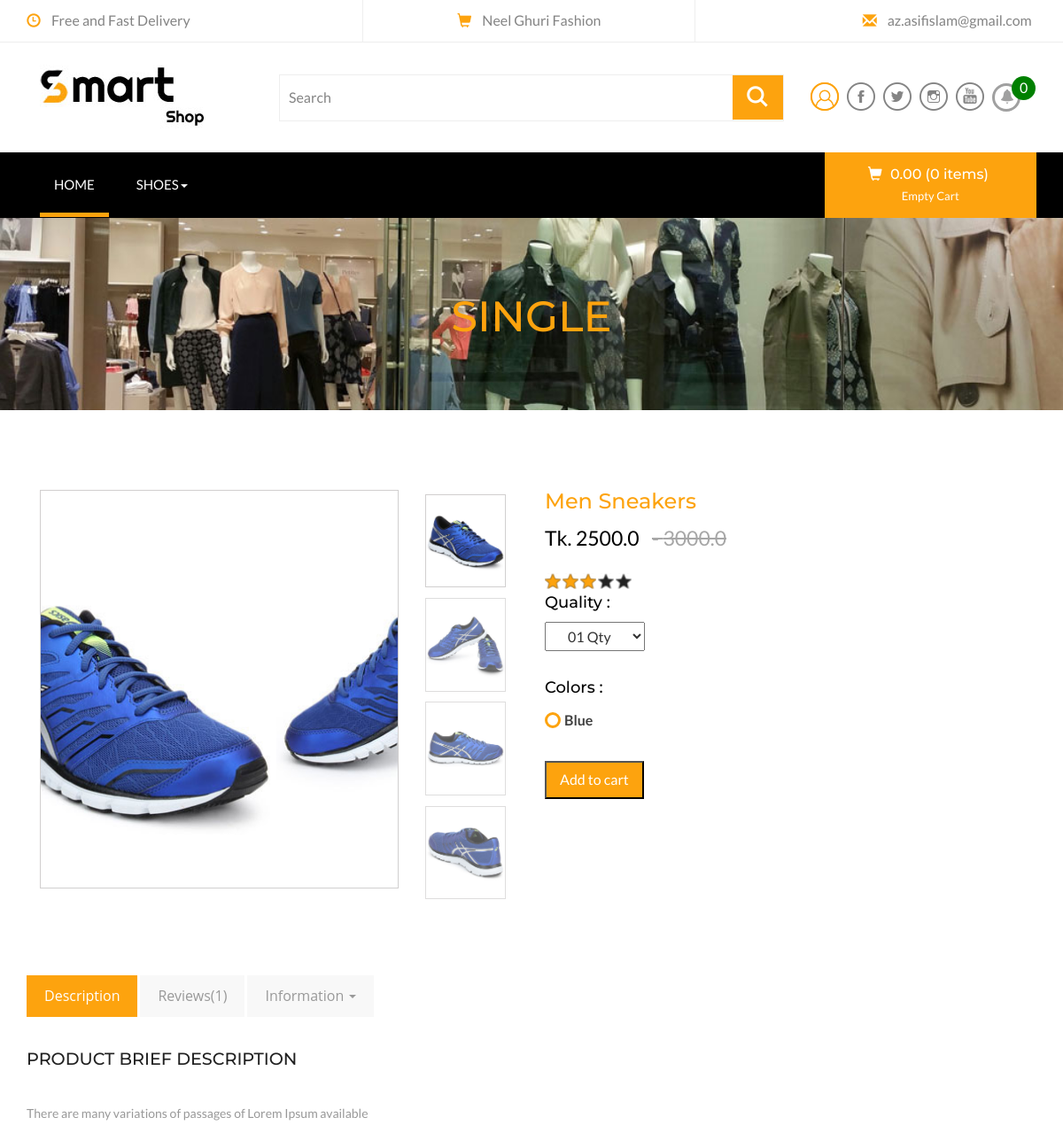
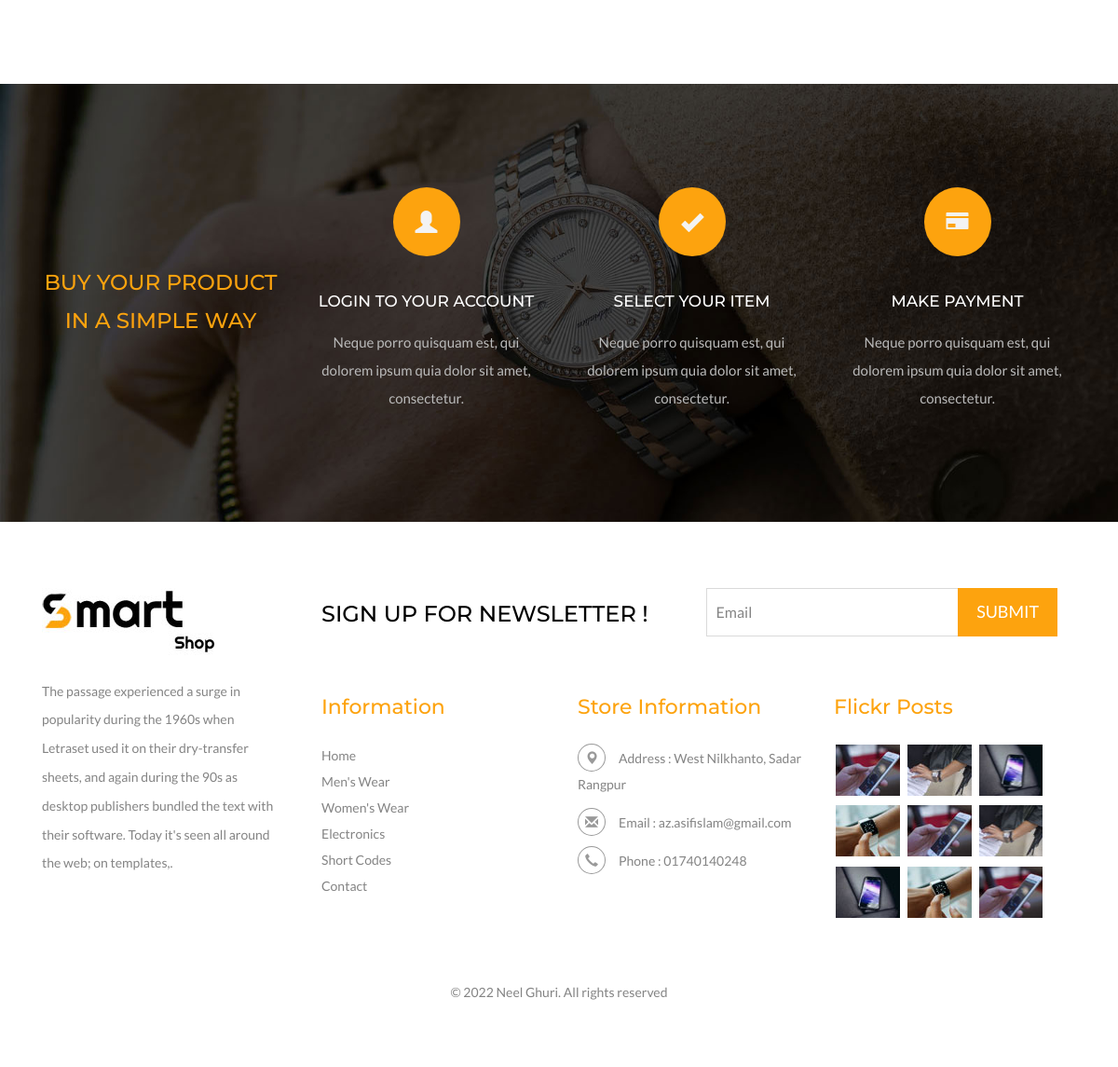
The page /product/men-sneakers/ on the database its author committed (2 pictures, top to bottom).
### store/models.py (models this page shows, shortened)
class OurProjectInfo(models.Model):
    User=get_user_model();
    user=models.ForeignKey(User,on_delete=models.CASCADE)
    company_name = models.CharField(max_length=50,verbose_name="Company Name")
    company_address = models.CharField(max_length=250,verbose_name="Company address")
    about_company = models.CharField(max_length=250,verbose_name="About Company")
    email_adddress = models.CharField(max_length=50,verbose_name="Email adddress")
    contract_number = models.CharField(max_length=15,verbose_name="Contract Number")
    facebook = models.CharField(max_length=250,verbose_name="Facebook")
    twitter = models.CharField(max_length=250,verbose_name="Twitter")
    youtube = models.CharField(max_length=250,verbose_name="Youtube")
    linkedin = models.CharField(max_length=250,verbose_name="Linkedin")
    company_logo=models.ImageField(upload_to='logo')
    fabi_icon=models.ImageField(upload_to='fabi_icon')
    is_active=models.BooleanField(default=False)
    created=models.DateTimeField(auto_now_add=True)

class Category(models.Model):
    name=models.CharField(max_length=50,blank=False,null=False)
    image = models.ImageField(upload_to='category',blank=True,null=True)
    parent=models.ForeignKey("self",related_name="children", on_delete=models.CASCADE,max_length=50,blank=True,null=True)
    createddate=models.DateField(auto_now_add=True)
    class Meta:
        ordering=['-createddate']
        verbose_name_plural="Categories"

class Product(models.Model):
    name = models.CharField(max_length=250,blank=False,null=False)
    category=models.ForeignKey(Category, related_name="category", on_delete=models.CASCADE)
    preview_desc = models.CharField(max_length=255,verbose_name="Sort decription")
    description = models.TextField(max_length=1000,verbose_name="Decription")
    images=models.ImageField(upload_to='products', blank=False,null=False)
    price = models.FloatField()
    old_price=models.FloatField(default=0.00,blank=True,null=True)
    is_stock=models.BooleanField(default=True)
    slug=models.SlugField(unique=True)
    createdate=models.DateTimeField(auto_now_add=True)
    class Meta:
        ordering=['-createdate']

class ProductImage(models.Model):
    product=models.ForeignKey(Product, on_delete=models.CASCADE)
    image=models.ImageField(upload_to='product_gellary')
    createdate=models.DateField(auto_now_add=True)

class VariationValue(models.Model):
    variation= models.CharField(max_length=50, choices=VARIATIONS_TYPE)
    name=models.CharField(max_length=50)
    product=models.ForeignKey(Product, on_delete=models.CASCADE)
    price=models.IntegerField()
    createdate=models.DateTimeField(auto_now_add=False)
    objects=VariationsManager()

### store/views.py (the view)
# urls.py: path('product/<slug>/',views.productDetails.as_view(),name='product-details'),
class productDetails(DetailView):
    model=Product
    template_name='frontend/product_details.html'
    context_object_name= 'item'
    def get_context_data(self, **kwargs):
        context=super().get_context_data(**kwargs)
        context['product_images'] = ProductImage.objects.filter(product=self.object.id)
        return context

### templates/frontend/product_details.html (shortened to what this page needs)
{% extends 'base.html' %}
{% block main_cotents %}
    <div class="page-head">
        <div class="container">
            <h3>Single</h3>
        </div>
    </div>
<div class="single">
	<div class="container">
		<div class="col-md-6 single-right-left animated wow slideInUp animated" data-wow-delay=".5s" style="visibility: visible; animation-delay: 0.5s; animation-name: slideInUp;">
			<div class="grid images_3_of_2">
				<div class="flexslider">
					<ul class="slides">
						<li data-thumb="{{item.images.url}}">
							<div class="thumb-image"> <img src="{{item.images.url}}" data-imagezoom="true" class="img-responsive"> </div>
						</li>
						{% for p_image in product_images %}
							<li data-thumb="{{p_image.image.url}}">
								<div class="thumb-image"> <img src="{{p_image.image.url}}" data-imagezoom="true" class="img-responsive"> </div>
							</li>
						{% endfor %}
					</ul>
				</div>
			</div>
		</div>
		<div class="col-md-6 single-right-left simpleCart_shelfItem animated wow slideInRight animated" data-wow-delay=".5s" style="visibility: visible; animation-delay: 0.5s; animation-name: slideInRight;">
			<form method="post" action="{% url 'order:add-to-cart' pk=item.pk %}">
				<h3>{{item.name}}</h3>
				<p><span class="item_price">Tk. {{item.price}}</span> {% if item.old_price %}<del>- {{item.old_price}}</del>{% endif %}</p>
				<div class="rating1">
					<span class="starRating">
						<label for="rating5">5</label>
						<label for="rating4">4</label>
						<label for="rating3">3</label>
						<label for="rating2">2</label>
						<label for="rating1">1</label>
					</span>
				</div>
				<div class="color-quality">
					<div class="color-quality-right">
						<h5>Quality :</h5>
						<select id="country1" onchange="change_country(this.value)" name="qty" class="frm-field required sect">
							<option value="1">01 Qty</option>
						</select>
					</div>
				</div>
				{% if item.variationvalue_set.colors %}
				<div class="occasional">
					<h5>Colors :</h5>
					{% for colors in  item.variationvalue_set.colors %}
					<div class="colr ert">
						<label class="radio"><input type="radio" id="{{ colors.name }}" value="{{ colors.name }}" name="color"><i></i>{{ colors.name }}</label>
					</div>
					{% endfor %}
					<div class="clearfix"> </div>
				</div>
				{% endif %}
				<div class="occasion-cart">
					<button type="submit" class="item_add hvr-outline-out button2">Add to cart</button>
				</div>
			</form>
		</div>
				<div class="clearfix"> </div>
				<div class="bootstrap-tab animated wow slideInUp animated" data-wow-delay=".5s" style="visibility: visible; animation-delay: 0.5s; animation-name: slideInUp;">
					<div class="bs-example bs-example-tabs" role="tabpanel" data-example-id="togglable-tabs">
						<ul id="myTab" class="nav nav-tabs" role="tablist">
							<li role="presentation" class="active"><a href="#home" id="home-tab" role="tab" data-toggle="tab" aria-controls="home" aria-expanded="true">Description</a></li>
							<li role="presentation"><a href="#profile" role="tab" id="profile-tab" data-toggle="tab" aria-controls="profile">Reviews(1)</a></li>
							<li role="presentation" class="dropdown">
								<a href="#" id="myTabDrop1" class="dropdown-toggle" data-toggle="dropdown" aria-controls="myTabDrop1-contents">Information <span class="caret"></span></a>
							</li>
						</ul>
						<div id="myTabContent" class="tab-content">
							<div role="tabpanel" class="tab-pane fade in active bootstrap-tab-text" id="home" aria-labelledby="home-tab">
								<h5>Product Brief Description</h5>
								<p>{{item.description}}</p>
							</div>
						</div>
					</div>
				</div>
	</div>
</div>
{% endblock %}

### templates/base.html (shortened to what this page needs)
<!DOCTYPE html>
<html>
<head>
{% load category %}
{% load cart_product %}
{% load companyInfo %}
{% load notificationtags %}
{% load static %}
<link href="{% static 'assets/css/bootstrap.css' %}" rel="stylesheet" type="text/css" media="all" />
<link rel="stylesheet" href="{% static 'assets/css/flexslider.css' %}" type="text/css" media="screen" />
<link href="{% static 'assets/css/style.css' %}" rel="stylesheet" type="text/css" media="all" />
<link href="{% static '/css/pignose.layerslider.css' %}" rel="stylesheet" type="text/css' %}" media="all" />
</head>
<body>
<div class="header">
	<div class="container">
		<ul>
			<li><span class="glyphicon glyphicon-time" aria-hidden="true"></span>Free and Fast Delivery</li>
			<li><span class="glyphicon glyphicon-shopping-cart" aria-hidden="true"></span>{{ request|companyName  }}</li>
			<li><span class="glyphicon glyphicon-envelope" aria-hidden="true"></span><a href="mailto:{{request|companyEmail}}">{{request|companyEmail}}</a></li>
		</ul>
	</div>
</div>
<div class="header-bot">
	<div class="container">
		<div class="col-md-3 header-left">
			<h1>
				<a href="{% url 'store:index' %}"><img src="{{ request|companyLogo  }}"></a>
			</h1>
		</div>
		<div class="col-md-6 header-middle">
			<form method="post" action="">
				<div class="search">
					<input type="search" name="item" value="Search" onfocus="this.value = '';" onblur="if (this.value == '') {this.value = 'Search';}" required="">
				</div>
				<div class="sear-sub">
					<input type="submit" value=" ">
				</div>
			</form>
		</div>
		<div class="col-md-3 header-right footer-bottom">
			<ul>
				<li><a href="#" class="use1" data-toggle="modal" data-target="#myModal4"><span>Login</span></a>
				</li>
				<li><a class="fb" href="{{ request|facebook  }}"></a></li>
				<li><a class="twi" href="{{ request|twitter  }}"></a></li>
				<li><a class="insta" href="{{ request|linkedin  }}"></a></li>
				<li><a class="you" href="{{ request|youtube  }}"></a></li>
				<li class="dropdown-toggle" data-toggle="dropdown" aria-haspopup="true" aria-expanded="false">
					<a  title="Notifications" style="border:3px solid #A0A0A0;color:#A0A0A0;padding:5px 6px;border-radius:47px;overflow:hidden"
					class="glyphicon glyphicon-bell" href="{{ request|youtube  }}"></a>
					<span style="background: green;
					padding: 2px 9px;
					color: #fff;
					border-radius: 34px;
					margin-top: -39px;
					overflow: hidden;
					z-index: 4;
					position: absolute;
					margin-left: -10px;"
					>{{request.user|CountNotification}}</span>
				</li>
			</ul>
		</div>
	</div>
</div>
<div class="ban-top">
	<div class="container">
		<div class="top_nav_left">
			<nav class="navbar navbar-default">
			  <div class="container-fluid">
				<div class="collapse navbar-collapse menu--shylock" id="bs-example-navbar-collapse-1">
				  <ul class="nav navbar-nav menu__list">
					<li class="active menu__item menu__item--current"><a class="menu__link" href="{% url 'store:index' %}">Home <span class="sr-only">(current)</span></a></li>
					{% for cat in request.user|category %}
						{% if not cat.children.all %}
					<li class=" menu__item"><a class="menu__link" href="electronics.html">{{cat.name}}</a></li>
					{% else %}
					<li class="dropdown menu__item">
						<a href="#" class="dropdown-toggle menu__link" data-toggle="dropdown" role="button" aria-haspopup="true" aria-expanded="false">{{cat.name}}<span class="caret"></span></a>
					</li>
					{% endif%}
					{% endfor %}
				  </ul>
				</div>
			  </div>
			</nav>
		</div>
		<div class="top_nav_right">
			<div class="cart box_1">
					<a href="{% url 'order:cart' %}">
						{% if request.user.is_authenticated %}
						<h3> <div class="total">
								<i class="glyphicon glyphicon-shopping-cart" aria-hidden="true"></i>
								Tk. {{ request.user|cart_total}} ({{ request.user|cart_count}} items)
							</div>
						</h3>
						<p><a href="javascript:;" class="simpleCart_empty">&nbsp;</a></p>
						{% else %}
						<h3> <div class="total">
							<i class="glyphicon glyphicon-shopping-cart" aria-hidden="true"></i>
							0.00 (0 items)
						</div>
						</h3>
						<p><a href="javascript:;" class="simpleCart_empty">Empty Cart</a></p>
						{% endif %}
					</a>
			</div>
		</div>
		<div class="clearfix"></div>
	</div>
</div>
{% block main_cotents %} {% endblock main_cotents %}
<div classs="coupons" style="background:url('{% static "assets/images/coupons.jpg"%}') no-repeat center;background-size:cover;min-height: 470px;padding-top:110px;">
	<div class="container">
		<div class="coupons-grids text-center">
			<div class="col-md-3 coupons-gd">
				<h3>Buy your product in a simple way</h3>
			</div>
			<div class="col-md-3 coupons-gd">
				<span class="glyphicon glyphicon-user" aria-hidden="true"></span>
				<h4>LOGIN TO YOUR ACCOUNT</h4>
				<p>Neque porro quisquam est, qui dolorem ipsum quia dolor
			sit amet, consectetur.</p>
			</div>
			<div class="col-md-3 coupons-gd">
				<span class="glyphicon glyphicon-ok" aria-hidden="true"></span>
				<h4>SELECT YOUR ITEM</h4>
				<p>Neque porro quisquam est, qui dolorem ipsum quia dolor
			sit amet, consectetur.</p>
			</div>
			<div class="col-md-3 coupons-gd">
				<span class="glyphicon glyphicon-credit-card" aria-hidden="true"></span>
				<h4>MAKE PAYMENT</h4>
				<p>Neque porro quisquam est, qui dolorem ipsum quia dolor
			sit amet, consectetur.</p>
			</div>
			<div class="clearfix"> </div>
		</div>
	</div>
</div>
<div class="footer">
	<div class="container">
		<div class="col-md-3 footer-left">
			<h2><a href="{% url 'store:index' %}"><img src="{{request|companyLogo}}" alt=" " /></a></h2>
			<p>{{request|aboutCompany}}.</p>
		</div>
		<div class="col-md-9 footer-right">
			<div class="col-sm-6 newsleft">
				<h3>SIGN UP FOR NEWSLETTER !</h3>
			</div>
			<div class="col-sm-6 newsright">
				<form>
					<input type="text" value="Email" onfocus="this.value = '';" onblur="if (this.value == '') {this.value = 'Email';}" required="">
					<input type="submit" value="Submit">
				</form>
			</div>
			<div class="clearfix"></div>
			<div class="sign-grds">
				<div class="col-md-4 sign-gd">
					<h4>Information</h4>
					<ul>
						<li><a href="index.html">Home</a></li>
						<li><a href="mens.html">Men's Wear</a></li>
						<li><a href="womens.html">Women's Wear</a></li>
						<li><a href="electronics.html">Electronics</a></li>
						<li><a href="codes.html">Short Codes</a></li>
						<li><a href="contact.html">Contact</a></li>
					</ul>
				</div>
				<div class="col-md-4 sign-gd-two">
					<h4>Store Information</h4>
					<ul>
						<li><i class="glyphicon glyphicon-map-marker" aria-hidden="true"></i>Address : {{request|companyAddress}}</span></li>
						<li><i class="glyphicon glyphicon-envelope" aria-hidden="true"></i>Email : <a href="{{request|companyEmail}}">{{request.user|companyEmail}}</a></li>
						<li><i class="glyphicon glyphicon-earphone" aria-hidden="true"></i>Phone : {{request|companyPhone}}</li>
					</ul>
				</div>
				<div class="col-md-4 sign-gd flickr-post">
					<h4>Flickr Posts</h4>
					<ul>
						<li><a href="single.html"><img src="{% static 'assets/images/b15.jpg' %}" alt=" " class="img-responsive" /></a></li>
						<li><a href="single.html"><img src="{% static 'assets/images/b16.jpg' %}" alt=" " class="img-responsive" /></a></li>
						<li><a href="single.html"><img src="{% static 'assets/images/b17.jpg' %}" alt=" " class="img-responsive" /></a></li>
						<li><a href="single.html"><img src="{% static 'assets/images/b18.jpg' %}" alt=" " class="img-responsive" /></a></li>
						<li><a href="single.html"><img src="{% static 'assets/images/b15.jpg' %}" alt=" " class="img-responsive" /></a></li>
						<li><a href="single.html"><img src="{% static 'assets/images/b16.jpg' %}" alt=" " class="img-responsive" /></a></li>
						<li><a href="single.html"><img src="{% static 'assets/images/b17.jpg' %}" alt=" " class="img-responsive" /></a></li>
						<li><a href="single.html"><img src="{% static 'assets/images/b18.jpg' %}" alt=" " class="img-responsive" /></a></li>
						<li><a href="single.html"><img src="{% static 'assets/images/b15.jpg' %}" alt=" " class="img-responsive" /></a></li>
					</ul>
				</div>
				<div class="clearfix"></div>
			</div>
		</div>
		<div class="clearfix"></div>
		<p class="copy-right">&copy 2022 Neel Ghuri. All rights reserved</p>
	</div>
</div>
</body>
</html>

### rows shown on the page
OurProjectInfo: company_name "Neel Ghuri Fashion", email_adddress "az.asifislam@gmail.com", company_logo (picture), about_company "The passage experienced a surge in popularity during the 1960s when Letraset used it on their dry-transfer sheets, and again during the 90s as desktop publishers bundled the text with their software. Today it's seen all around the web; on templates,", company_address "West Nilkhanto, Sadar Rangpur", user|companyEmail "az.asifislam@gmail.com", contract_number "01740140248"
Category: name "SHOES"
Product: images (picture), name "Men Sneakers", price "2500.0", old_price "3000.0", description "There are many variations of passages of Lorem Ipsum available"
ProductImage: image (picture)
VariationValue: name "Blue"

### other values the page prints
{{ request.user|CountNotification }} "0"
